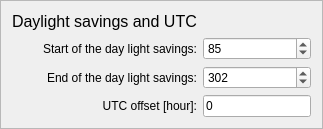
    <widget class="QFrame" name="frame_8">
     <property name="frameShape">
      <enum>QFrame::StyledPanel</enum>
     </property>
     <property name="frameShadow">
      <enum>QFrame::Raised</enum>
     </property>
     <layout class="QGridLayout" name="gridLayout_4">
      <item row="2" column="0">
       <widget class="QLabel" name="label_3">
        <property name="text">
         <string>Start of the day light savings:</string>
        </property>
        <property name="alignment">
         <set>Qt::AlignRight|Qt::AlignTrailing|Qt::AlignVCenter</set>
        </property>
        <property name="buddy">
         <cstring></cstring>
        </property>
       </widget>
      </item>
      <item row="1" column="0">
       <widget class="QLabel" name="label_20">
        <property name="text">
         <string>&lt;!DOCTYPE HTML PUBLIC &quot;-//W3C//DTD HTML 4.0//EN&quot; &quot;http://www.w3.org/TR/REC-html40/strict.dtd&quot;&gt;
&lt;html&gt;&lt;head&gt;&lt;meta name=&quot;qrichtext&quot; content=&quot;1&quot; /&gt;&lt;style type=&quot;text/css&quot;&gt;
p, li { white-space: pre-wrap; }
&lt;/style&gt;&lt;/head&gt;&lt;body style=&quot; font-family:'MS Shell Dlg 2'; font-size:8pt; font-weight:400; font-style:normal;&quot;&gt;
&lt;p style=&quot; margin-top:0px; margin-bottom:0px; margin-left:0px; margin-right:0px; -qt-block-indent:0; text-indent:0px;&quot;&gt;&lt;span style=&quot; font-size:12pt;&quot;&gt;Daylight savings and UTC&lt;/span&gt;&lt;/p&gt;&lt;/body&gt;&lt;/html&gt;</string>
        </property>
       </widget>
      </item>
      <item row="4" column="1">
       <widget class="QLineEdit" name="lineEditUTC">
        <property name="text">
         <string>0</string>
        </property>
       </widget>
      </item>
      <item row="3" column="0">
       <widget class="QLabel" name="label_4">
        <property name="text">
         <string>End of the day light savings:</string>
        </property>
        <property name="alignment">
         <set>Qt::AlignRight|Qt::AlignTrailing|Qt::AlignVCenter</set>
        </property>
        <property name="buddy">
         <cstring></cstring>
        </property>
       </widget>
      </item>
      <item row="2" column="1">
       <widget class="QSpinBox" name="spinBoxStartDLS">
        <property name="maximum">
         <number>366</number>
        </property>
        <property name="singleStep">
         <number>1</number>
        </property>
        <property name="value">
         <number>85</number>
        </property>
       </widget>
      </item>
      <item row="3" column="1">
       <widget class="QSpinBox" name="spinBoxEndDLS">
        <property name="maximum">
         <number>366</number>
        </property>
        <property name="singleStep">
         <number>1</number>
        </property>
        <property name="value">
         <number>302</number>
        </property>
       </widget>
      </item>
      <item row="4" column="0">
       <widget class="QLabel" name="label_22">
        <property name="text">
         <string>UTC offset [hour]:</string>
        </property>
        <property name="alignment">
         <set>Qt::AlignRight|Qt::AlignTrailing|Qt::AlignVCenter</set>
        </property>
       </widget>
      </item>
     </layout>
    </widget>
